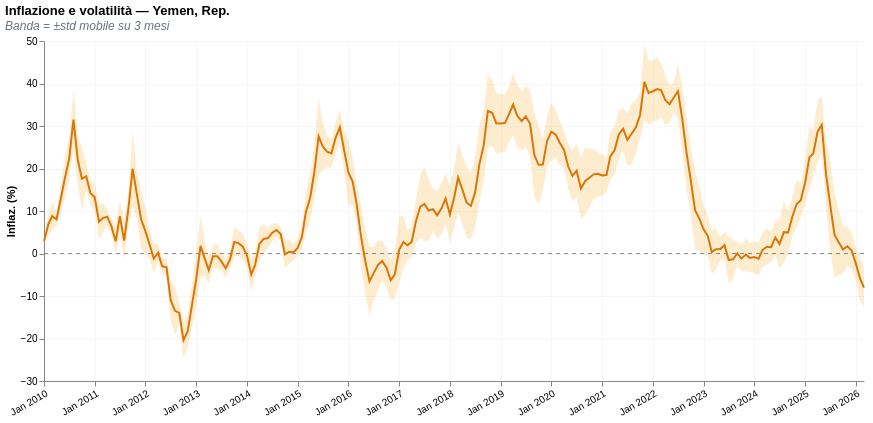

This figure's notebook cell:
### Code cell
# 2.4 Volatility Ribbon (Inflazione ± Deviazione Standard Mobile)
ts_volatility = plotter.display_volatility_ribbon(
    iso3="YEM", 
    window_months=3
)
display(ts_volatility)

### Figure 1 — Vega-Lite specification as saved in the notebook (floating-point values rounded to 4 significant figures; data arrays with more than 128 entries replaced by an {"elided": "..."} marker saying what was removed)
{"config": {"view": {"continuousWidth": 300, "continuousHeight": 300, "stroke": null}, "axis": {"grid": true, "gridColor": "#f0f0f0", "gridWidth": 0.6}}, "layer": [{"data": {"name": "data-b8a497d3ff28541dbf85d72f76ad2a77"}, "mark": {"type": "area", "color": "#f59e0b", "opacity": 0.2}, "encoding": {"x": {"axis": {"format": "%b %Y", "labelAngle": -30}, "field": "date", "title": null, "type": "temporal"}, "y": {"field": "lower", "scale": {"zero": false}, "title": "Inflaz. (%)", "type": "quantitative"}, "y2": {"field": "upper"}}}, {"data": {"name": "data-a0a55d106695e8d630baff0f16eee66d"}, "mark": {"type": "rule", "color": "#6b7280", "strokeDash": [4, 4], "strokeWidth": 0.8}, "encoding": {"y": {"field": "y", "type": "quantitative"}}}, {"data": {"name": "data-b8a497d3ff28541dbf85d72f76ad2a77"}, "mark": {"type": "line", "color": "#d97706", "strokeWidth": 2}, "encoding": {"tooltip": [{"field": "date", "format": "%B %Y", "title": "Data", "type": "temporal"}, {"field": "inflation_food_price_index", "format": ".2f", "title": "Inflaz.", "type": "quantitative"}, {"field": "inflation_volatility", "format": ".2f", "title": "Std (W=3m)", "type": "quantitative"}], "x": {"field": "date", "type": "temporal"}, "y": {"field": "inflation_food_price_index", "scale": {"zero": false}, "type": "quantitative"}}}], "height": 340, "title": {"text": "Inflazione e volatilità — Yemen, Rep.", "anchor": "start", "subtitle": "Banda = ±std mobile su 3 mesi", "subtitleColor": "#6b7280", "subtitleFontStyle": "italic"}, "width": 820, "$schema": "https://vega.github.io/schema/vega-lite/v6.1.0.json", "datasets": {"data-b8a497d3ff28541dbf85d72f76ad2a77": {"elided": "195 records"}, "data-a0a55d106695e8d630baff0f16eee66d": [{"y": 0}]}}
